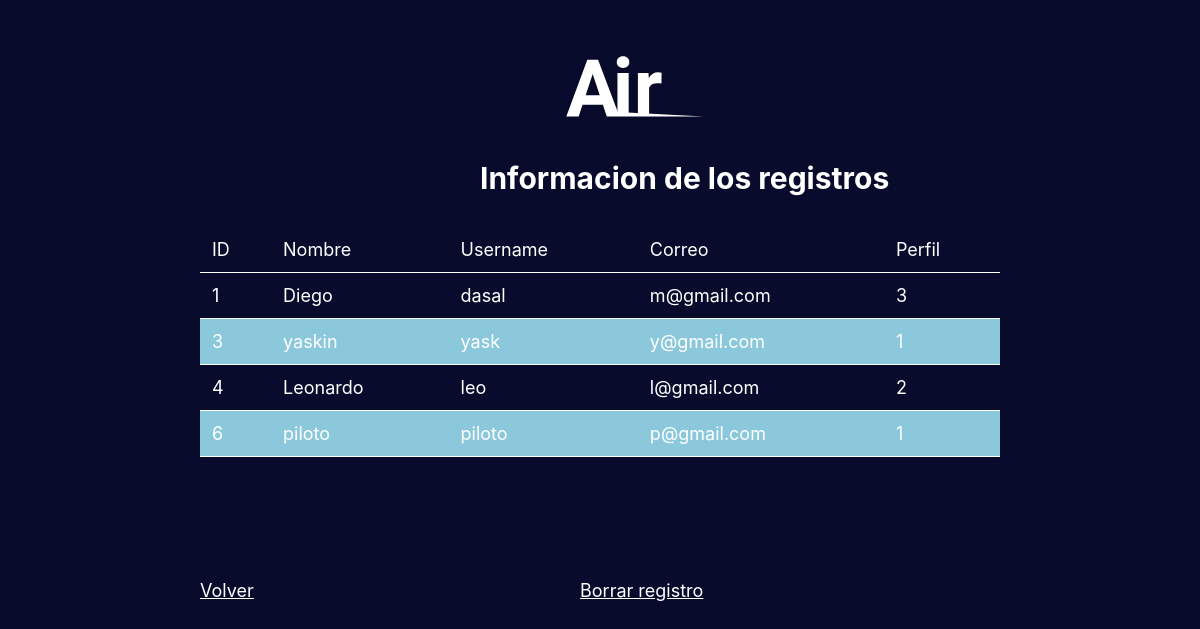
The app's page /ver-registros with its own data.
### tables this page shows
CREATE TABLE usuario (id INTEGER PRIMARY KEY NOT NULL, nombre VARCHAR NOT NULL, username VARCHAR NOT NULL, correo VARCHAR NOT NULL, password VARCHAR NOT NULL, perfil INTEGER NOT NULL);

### main.py (the view)
@app.route("/ver-registros")
def view():
    con = sqlite3.connect("/home/leovassallo/SistemaVuelos/vuelos.db")
    con.row_factory = sqlite3.Row
    cur = con.cursor()
    cur.execute("select * from usuario")
    rows = cur.fetchall()
    return render_template("view.html",rows = rows)

### templates/view.html (shortened to what this page needs)
<!DOCTYPE html>
<html>
<head>
</head>
<body>
    <img class="logo" src="../static/img/group-2@2x.svg">
    <h1>Informacion de los registros</h1>
    <table class="tabla">
        <thead>
            <td>ID</td>
            <td>Nombre</td>
            <td>Username</td>
            <td>Correo</td>
            <td>Perfil</td>
        </thead>
        {% for row in rows %}
        <tr>
            <td>{{row["id"]}}</td>
            <td>{{row["nombre"]}}</td>
            <td>{{row["username"]}}</td>
            <td>{{row["correo"]}}</td>
            <td>{{row["perfil"]}}</td>
        </tr>
        {% endfor %}
    </table>
    <a class="volver" href="/administrador/dashboard">Volver</a>
    <a class="delete" href="/delete">Borrar registro</a>
</body>
</html>

### templates/view.html (style rules this page uses)
body { font-family: -apple-system, BlinkMacSystemFont, 'Segoe UI', Roboto, Oxygen, Ubuntu, Cantarell, 'Open Sans', 'Helvetica Neue', sans-serif; background-color: #090b2d; border-radius: 3px; color: #fff; width: 800px; margin: 0 auto; font-size: 18px; }
.logo { width: 150px; position: relative; left: 45%; top: 50px; }
.tabla { position: relative; top: 150px; border-collapse: collapse; width: 100%; }
th, td { padding: 12px; }
td { border-bottom: solid 1px #fff; }
tbody tr:nth-child(even) { background-color: rgb(140, 200, 220); }
h1 { top: 140px; font-size: 30px; left: 40%; position: absolute; }
.volver { position: absolute; top: 580px; color: white; }
.delete { position: absolute; top: 580px; left: 580px; color: white; }

### records on screen
usuario: id "1", nombre "Diego", username "dasal", correo "m@gmail.com", perfil "3"
usuario: id "3", nombre "yaskin", username "yask", correo "y@gmail.com", perfil "1"
usuario: id "4", nombre "Leonardo", username "leo", correo "l@gmail.com", perfil "2"
usuario: id "6", nombre "piloto", username "piloto", correo "p@gmail.com", perfil "1"
